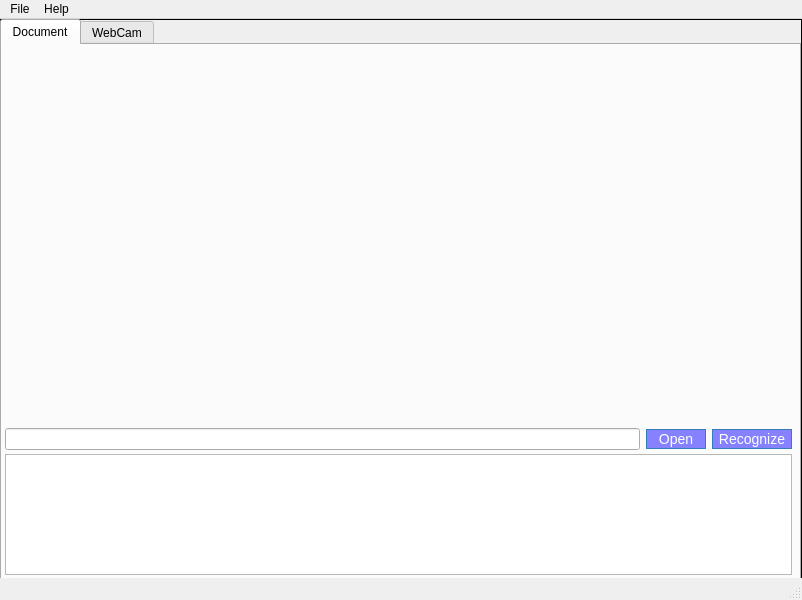
<?xml version="1.0" encoding="UTF-8"?>
<ui version="4.0">
 <class>MainWindow</class>
 <widget class="QMainWindow" name="MainWindow">
  <property name="geometry">
   <rect>
    <x>0</x>
    <y>0</y>
    <width>802</width>
    <height>600</height>
   </rect>
  </property>
  <property name="windowTitle">
   <string>MainWindow</string>
  </property>
  <widget class="QWidget" name="centralwidget">
   <property name="styleSheet">
    <string notr="true">QWidget#centralwidget {
	background-color: none;
	border: 1px solid;
}

</string>
   </property>
   <widget class="QWidget" name="verticalLayoutWidget">
    <property name="geometry">
     <rect>
      <x>0</x>
      <y>0</y>
      <width>801</width>
      <height>561</height>
     </rect>
    </property>
    <layout class="QVBoxLayout" name="verticalLayout_1" stretch="0">
     <property name="leftMargin">
      <number>0</number>
     </property>
     <item>
      <widget class="QTabWidget" name="tabWidget">
       <property name="styleSheet">
        <string notr="true">QTabWidget{
	border: 1px solid rgb(0, 0, 0);
}</string>
       </property>
       <property name="currentIndex">
        <number>0</number>
       </property>
       <widget class="QWidget" name="tab_doc">
        <attribute name="title">
         <string>Document</string>
        </attribute>
        <widget class="QWidget" name="verticalLayoutWidget_2">
         <property name="geometry">
          <rect>
           <x>0</x>
           <y>0</y>
           <width>791</width>
           <height>381</height>
          </rect>
         </property>
         <layout class="QVBoxLayout" name="verticalLayout">
          <property name="leftMargin">
           <number>4</number>
          </property>
          <item>
           <widget class="QLabel" name="l_image">
            <property name="text">
             <string/>
            </property>
           </widget>
          </item>
         </layout>
        </widget>
        <widget class="QWidget" name="horizontalLayoutWidget">
         <property name="geometry">
          <rect>
           <x>-1</x>
           <y>379</y>
           <width>791</width>
           <height>31</height>
          </rect>
         </property>
         <layout class="QHBoxLayout" name="horizontalLayout_2">
          <property name="leftMargin">
           <number>4</number>
          </property>
          <item>
           <widget class="QLineEdit" name="le_file">
            <property name="styleSheet">
             <string notr="true">background-color: qlineargradient(spread:pad, x1:0, y1:0, x2:1, y2:0, stop:0 rgba(255, 255, 255, 255), stop:1 rgba(255, 255, 255, 255));\nborder: 1px solid darkgrey;</string>
            </property>
           </widget>
          </item>
          <item>
           <widget class="QPushButton" name="pbtn_open">
            <property name="minimumSize">
             <size>
              <width>60</width>
              <height>20</height>
             </size>
            </property>
            <property name="styleSheet">
             <string notr="true">QPushButton {
	font-size: 14px;
	color: #fff;
	background-color: rgb(133, 129, 255);
	font: 75 12pt &quot;Calibri&quot;;
	border: 1px solid transparent;
	border-color: #357ebd;
}

QPushButton:hover {
	background-color: rgb(224, 232, 246);
}</string>
            </property>
            <property name="text">
             <string>Open</string>
            </property>
           </widget>
          </item>
          <item>
           <widget class="QPushButton" name="pbtn_read">
            <property name="minimumSize">
             <size>
              <width>80</width>
              <height>20</height>
             </size>
            </property>
            <property name="styleSheet">
             <string notr="true">QPushButton {
	font-size: 14px;
	color: #fff;
	background-color: rgb(133, 129, 255);
	font: 75 12pt &quot;Calibri&quot;;
	border: 1px solid transparent;
	border-color: #357ebd;
}

QPushButton:hover {
	background-color: rgb(224, 232, 246);
}</string>
            </property>
            <property name="text">
             <string>Recognize</string>
            </property>
           </widget>
          </item>
         </layout>
        </widget>
        <widget class="QWidget" name="verticalLayoutWidget_3">
         <property name="geometry">
          <rect>
           <x>-1</x>
           <y>409</y>
           <width>791</width>
           <height>121</height>
          </rect>
         </property>
         <layout class="QVBoxLayout" name="verticalLayout_2">
          <property name="leftMargin">
           <number>4</number>
          </property>
          <item>
           <widget class="QTextEdit" name="te_result">
            <property name="styleSheet">
             <string notr="true">background-color: qlineargradient(spread:pad, x1:0, y1:0, x2:1, y2:0, stop:0 rgba(255, 255, 255, 255), stop:1 rgba(255, 255, 255, 255));\nborder: 1px solid darkgrey;</string>
            </property>
           </widget>
          </item>
         </layout>
        </widget>
       </widget>
       <widget class="QWidget" name="tab_cam">
        <attribute name="title">
         <string>WebCam</string>
        </attribute>
        <widget class="QWidget" name="verticalLayoutWidget_4">
         <property name="geometry">
          <rect>
           <x>0</x>
           <y>0</y>
           <width>791</width>
           <height>381</height>
          </rect>
         </property>
         <layout class="QVBoxLayout" name="verticalLayout_3">
          <property name="leftMargin">
           <number>4</number>
          </property>
          <item>
           <widget class="QLabel" name="l_webcam">
            <property name="text">
             <string/>
            </property>
           </widget>
          </item>
         </layout>
        </widget>
        <widget class="QWidget" name="horizontalLayoutWidget_2">
         <property name="geometry">
          <rect>
           <x>0</x>
           <y>380</y>
           <width>791</width>
           <height>31</height>
          </rect>
         </property>
         <layout class="QHBoxLayout" name="horizontalLayout_3">
          <property name="leftMargin">
           <number>4</number>
          </property>
          <item>
           <widget class="QPushButton" name="pbtn_recognize">
            <property name="minimumSize">
             <size>
              <width>0</width>
              <height>20</height>
             </size>
            </property>
            <property name="styleSheet">
             <string notr="true">QPushButton {
	font-size: 14px;
	color: #fff;
	background-color: rgb(133, 129, 255);
	font: 75 12pt &quot;Calibri&quot;;
	border: 1px solid transparent;
	border-color: #357ebd;
}

QPushButton:hover {
	background-color: rgb(224, 232, 246);
}</string>
            </property>
            <property name="text">
             <string>Recognize</string>
            </property>
           </widget>
          </item>
         </layout>
        </widget>
        <widget class="QWidget" name="verticalLayoutWidget_5">
         <property name="geometry">
          <rect>
           <x>0</x>
           <y>410</y>
           <width>791</width>
           <height>121</height>
          </rect>
         </property>
         <layout class="QVBoxLayout" name="verticalLayout_6">
          <property name="leftMargin">
           <number>4</number>
          </property>
          <item>
           <widget class="QTextEdit" name="te_webcam_result">
            <property name="styleSheet">
             <string notr="true">background-color: qlineargradient(spread:pad, x1:0, y1:0, x2:1, y2:0, stop:0 rgba(255, 255, 255, 255), stop:1 rgba(255, 255, 255, 255));\nborder: 1px solid darkgrey;</string>
            </property>
           </widget>
          </item>
         </layout>
        </widget>
       </widget>
      </widget>
     </item>
    </layout>
   </widget>
  </widget>
  <widget class="QMenuBar" name="menubar">
   <property name="geometry">
    <rect>
     <x>0</x>
     <y>0</y>
     <width>802</width>
     <height>21</height>
    </rect>
   </property>
   <widget class="QMenu" name="menuExit">
    <property name="title">
     <string>File</string>
    </property>
    <addaction name="separator"/>
    <addaction name="action_quit"/>
   </widget>
   <widget class="QMenu" name="menuHelp">
    <property name="title">
     <string>Help</string>
    </property>
    <addaction name="action_about"/>
   </widget>
   <addaction name="menuExit"/>
   <addaction name="menuHelp"/>
  </widget>
  <widget class="QStatusBar" name="statusbar"/>
  <action name="action_train">
   <property name="text">
    <string>Train</string>
   </property>
  </action>
  <action name="action_quit">
   <property name="text">
    <string>Quit</string>
   </property>
  </action>
  <action name="action_camera">
   <property name="checkable">
    <bool>true</bool>
   </property>
   <property name="text">
    <string>Camera</string>
   </property>
  </action>
  <action name="action_about">
   <property name="text">
    <string>About</string>
   </property>
  </action>
 </widget>
 <resources/>
 <connections/>
</ui>
